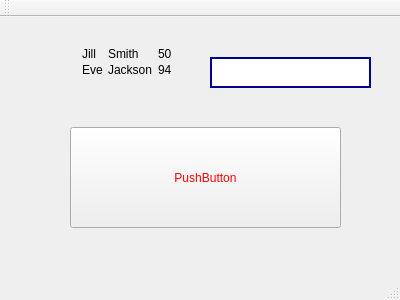
<?xml version="1.0" encoding="UTF-8"?>
<ui version="4.0">
 <class>MainWindow</class>
 <widget class="QMainWindow" name="MainWindow">
  <property name="geometry">
   <rect>
    <x>0</x>
    <y>0</y>
    <width>400</width>
    <height>300</height>
   </rect>
  </property>
  <property name="windowTitle">
   <string>MainWindow</string>
  </property>
  <property name="styleSheet">
   <string notr="true">background-image: url(:/img/img/mosquitto-16x16.png);</string>
  </property>
  <widget class="QWidget" name="centralWidget">
   <widget class="QLabel" name="label">
    <property name="geometry">
     <rect>
      <x>80</x>
      <y>20</y>
      <width>221</width>
      <height>51</height>
     </rect>
    </property>
    <property name="text">
     <string>&lt;table border=“1” style=&quot;width:100%&quot;&gt;
  &lt;tr&gt;
    &lt;td&gt; Jill &lt;/td&gt;
    &lt;td&gt; Smith &lt;/td&gt;
    &lt;td&gt; 50 &lt;/td&gt;
  &lt;/tr&gt;
  &lt;tr&gt;
    &lt;td&gt; Eve &lt;/td&gt;
    &lt;td&gt; Jackson &lt;/td&gt;
    &lt;td&gt; 94 &lt;/td&gt;
  &lt;/tr&gt;
&lt;/table&gt;</string>
    </property>
   </widget>
   <widget class="QPushButton" name="pushButton">
    <property name="geometry">
     <rect>
      <x>70</x>
      <y>110</y>
      <width>271</width>
      <height>101</height>
     </rect>
    </property>
    <property name="styleSheet">
     <string notr="true">color: red;
font: bold italic large &quot;Times New Roman&quot;;
font-size: 12px;</string>
    </property>
    <property name="text">
     <string>PushButton</string>
    </property>
   </widget>
   <widget class="QLineEdit" name="lineEdit">
    <property name="geometry">
     <rect>
      <x>210</x>
      <y>40</y>
      <width>161</width>
      <height>31</height>
     </rect>
    </property>
    <property name="styleSheet">
     <string notr="true">border-width: 2px;
border-style: solid;
border-color: darkblue;</string>
    </property>
   </widget>
  </widget>
  <widget class="QMenuBar" name="menuBar">
   <property name="geometry">
    <rect>
     <x>0</x>
     <y>0</y>
     <width>400</width>
     <height>22</height>
    </rect>
   </property>
  </widget>
  <widget class="QToolBar" name="mainToolBar">
   <attribute name="toolBarArea">
    <enum>TopToolBarArea</enum>
   </attribute>
   <attribute name="toolBarBreak">
    <bool>false</bool>
   </attribute>
  </widget>
  <widget class="QStatusBar" name="statusBar"/>
 </widget>
 <layoutdefault spacing="6" margin="11"/>
 <resources/>
 <connections/>
</ui>
